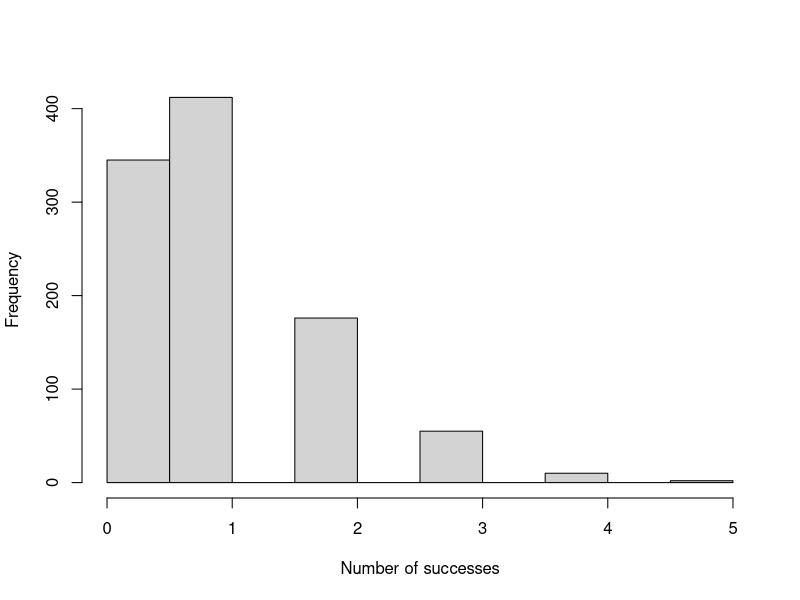
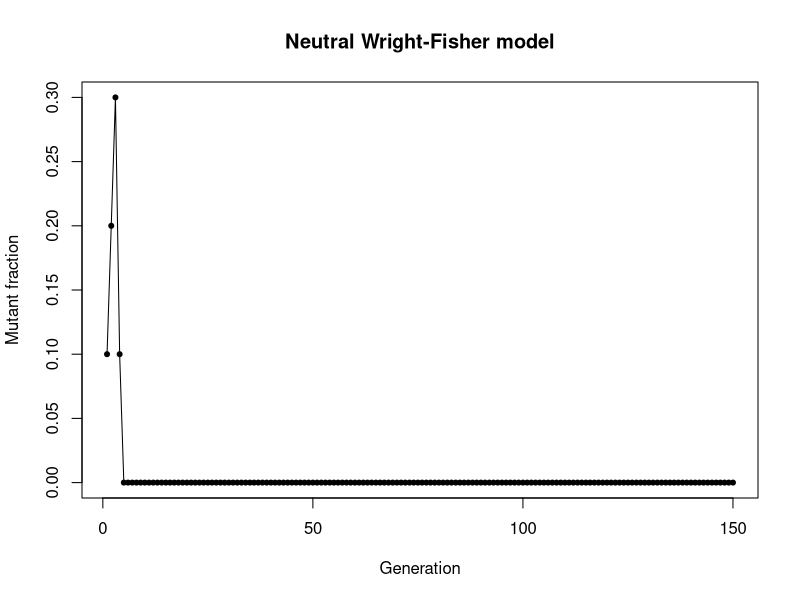
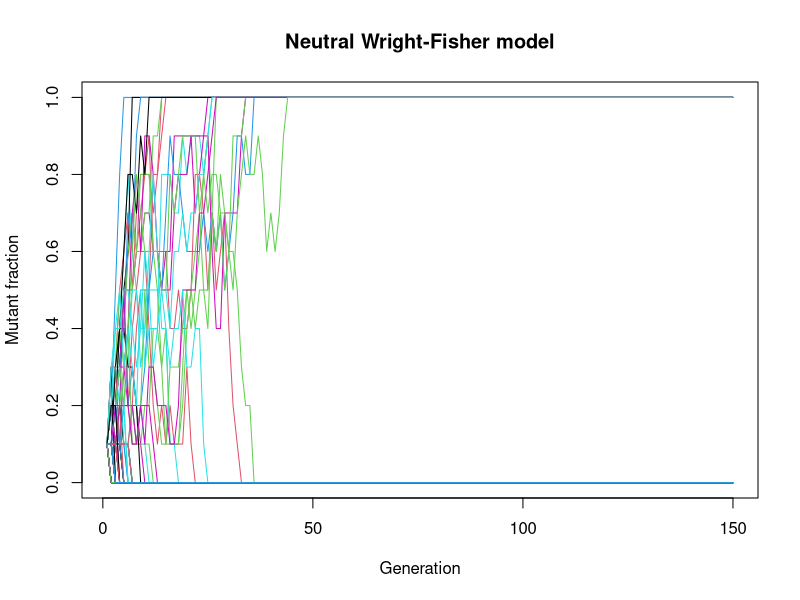
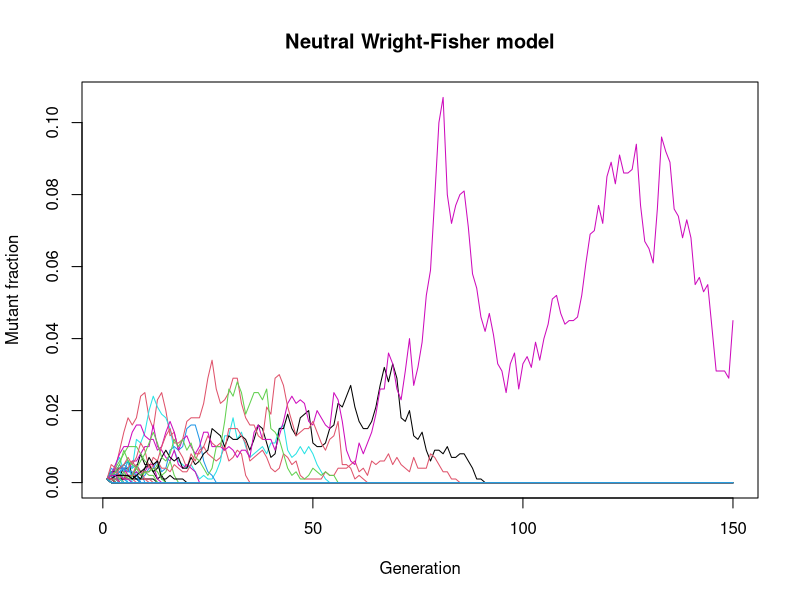
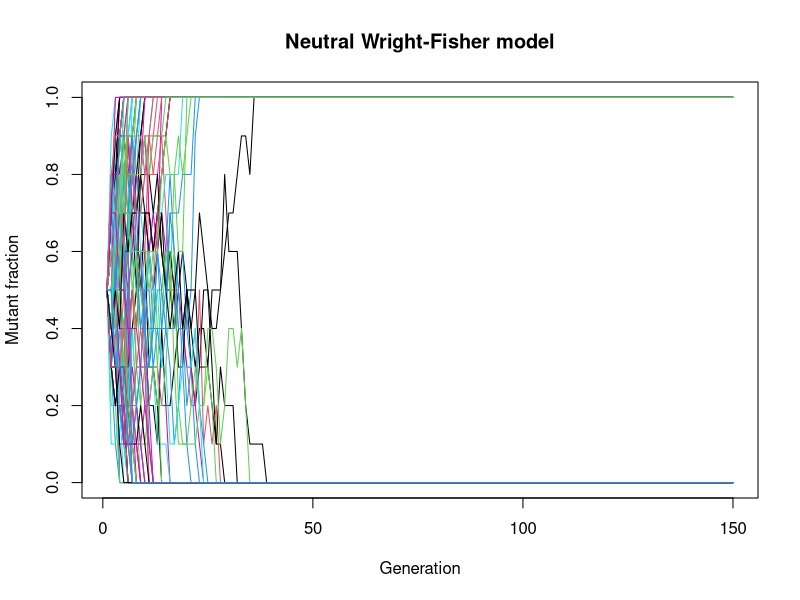
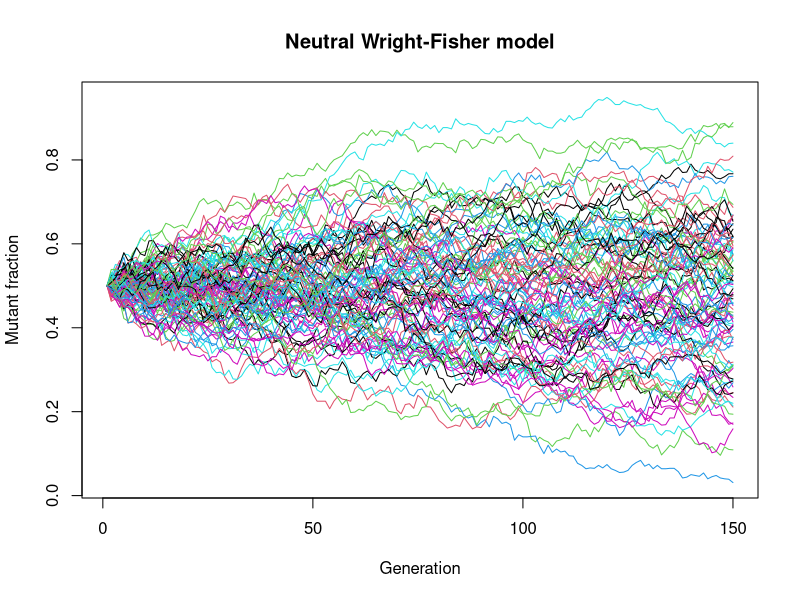
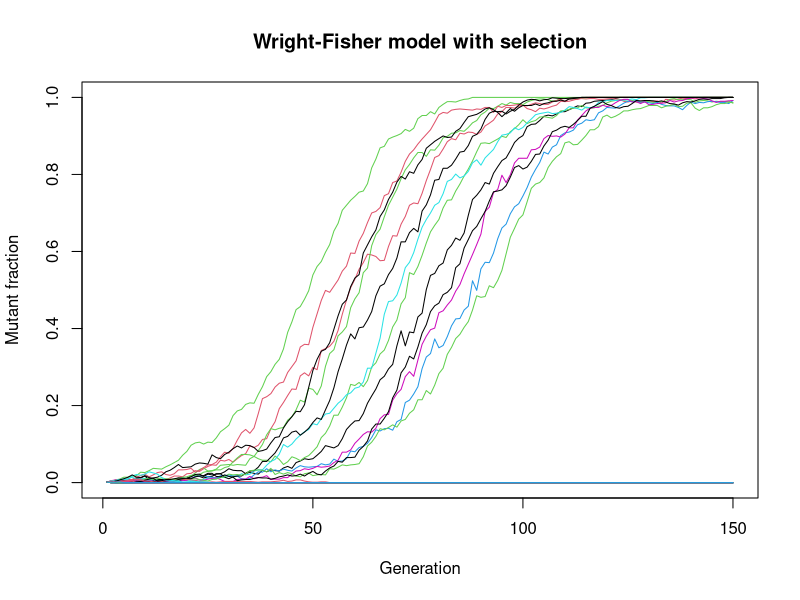
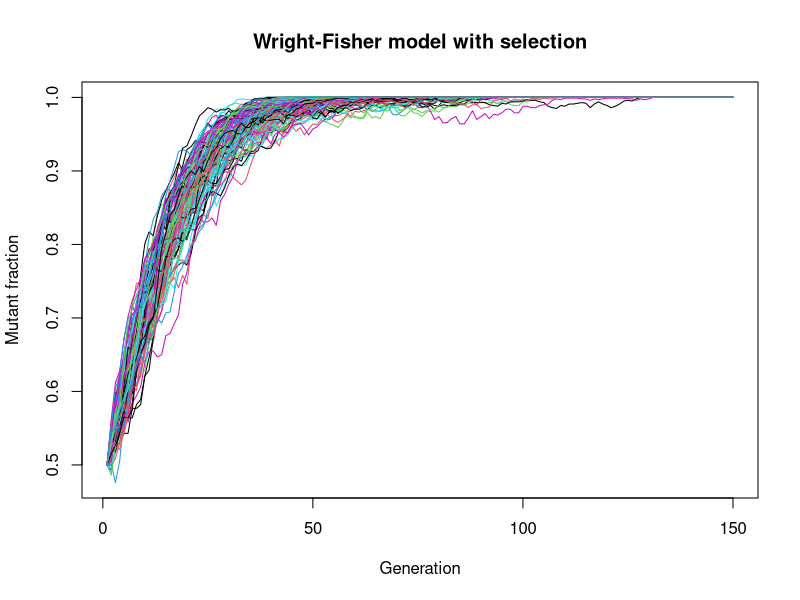

These figures' R source, in order:
## ---- chunk 1
#We have a plate with only one mutant cell, and in the end we have 50 cells with a mutation. 
# p = m/Nt-N0; N being the population, since at N0 there should be no mutated cells, but just in case.
## ---- chunk 2
# mu is p.

#quantity	point est	lower limit	upper limit
#m	2.1262	1.0255	3.7039
#μ	8.50e-08	4.10e-08	1.48e-07

#It is 10 times smaller.

#quantity	point est	lower limit	upper limit
#m	2.1262	1.0255	3.7039
#μ	8.50e-09	4.10e-09	1.48e-08
## ---- chunk 3

#Cuanto más pequeño, más acotado y seguro; como hemos obtenido el mismo resultado, podemos estar seguros.

## ---- chunk 4
#epsilon is the percentage of living cells, if it's 1, 100% of your orginal cells are still alive. In this case we only have 10% of the original population. We expect a lower number of cells because a lot of them have died, but we still have mutated cells that have survived, so that implies more and different mutations.

#quantity	point est	lower limit	upper limit
# m	9.8821	4.7575	17.1668
# μ	3.95e-07	1.90e-07	6.87e-07

## ---- chunk 5

# W in 1.5 is better for the cell, mutants divide faster, it marks how good the mutation is for the cell. In this case, we shouldn't get a lower number of mutations, we should have a lot of those better cells. Instead, we get a lower probability, if we get still 50 mutated cells even though the mutation is advantageous, it has to be because the rate itself has been made smaller to compensate for that advantage, we don't say it's what happens in nature.

#Assuming w=1.5 instead of w=1 means that mutants divide faster. Thus, to obtain the same number of mutants, we have to have a smaller mutation probability.

#quantity	point est	lower limit	upper limit
# m	1.76	0.8337	3.1304
# μ	7.04e-08	3.33e-08	1.25e-07

## ---- chunk 6

#We usually have 0 or 1 mutant cells picked out of those 10 picking outs.

sampled_values = rbinom(1000, size = 10, prob = .1 ) 

mean_val <- mean(sampled_values)
std_dev <- sd(sampled_values)

# Plot histogram
h1 = hist(sampled_values, main='', xlab='Number of successes')
## ---- chunk 7
#Plot p vs n.
#The trajectory we observe is a random walk. There can be large differences between different individual realizations. After a sufficient time, the mutant fraction hits 0 or 1 and then remains there - this corresponds to fixation of one type and extinction of the other. Most often, the ultimate state is extinction of the mutant, and it tends to happen quite fast. In fact, in the neutral case, the probability of fixation of the mutant strain is equal to the initial number of mutants divided by the population size, i.e. mutants_ini/size. It is equal to 1/10 here.

size=10
mutants_ini=1
n_gen=150
#Creates a vector of length 150
mutant_frac = numeric(n_gen)
mutant_frac[1]=mutants_ini/size
for(j in 2:n_gen){
  mutant_frac[j]=rbinom(1, size, mutant_frac[j-1])/size
}
plot(1:n_gen, mutant_frac, pch=20, type="o", main='Neutral Wright-Fisher model', xlab='Generation', ylab='Mutant fraction')
## ---- chunk 8
# With 10 individuals starting with 1 neutral mutant for 150 generations (as above): trajectories show strong fluctuations and end up in either extinction or fixation of the mutant type. Fixation is far less frequent (probability 1/10), but out of 100 realizations we see some fixation events.

size=10
mutants_ini=1
n_gen=150
n_rep=100
mutant_frac = matrix(nrow=n_gen,ncol=n_rep)
for(i in 1:n_rep){
  mutant_frac[1,i]=mutants_ini/size
  for(j in 2:n_gen){
    mutant_frac[j,i]=rbinom(1, size, mutant_frac[j-1,i])/size
  }
}
matplot(1:n_gen, mutant_frac, pch=20, type="l", lty="solid", main='Neutral Wright-Fisher model', xlab='Generation', ylab='Mutant fraction')
## ---- chunk 9
# With 1000 individuals starting with 1 neutral mutant for 150 generations, we observe extinctions in the vast majority of cases, usually all of them in 100 realizations. In most trajectories, mutant fraction remains quite small. The probability of fixation is 1/1000 here.

size=1000
mutants_ini=1
n_gen=150
n_rep=100
mutant_frac = matrix(nrow=n_gen,ncol=n_rep)
for(i in 1:n_rep){
  mutant_frac[1,i]=mutants_ini/size
  for(j in 2:n_gen){
    mutant_frac[j,i]=rbinom(1, size, mutant_frac[j-1,i])/size
  }
}
matplot(1:n_gen, mutant_frac, pch=20, type="l", lty="solid", main='Neutral Wright-Fisher model', xlab='Generation', ylab='Mutant fraction')
## ---- chunk 10
# With 10 individuals starting with 5 neutral mutants for 150 generations, we observe strong fluctuations as in the first case, but far more fixation events. Here the probability of fixation is 5/10=0.5.

size=10
mutants_ini=5
n_gen=150
n_rep=100
mutant_frac = matrix(nrow=n_gen,ncol=n_rep)
for(i in 1:n_rep){
  mutant_frac[1,i]=mutants_ini/size
  for(j in 2:n_gen){
    mutant_frac[j,i]=rbinom(1, size, mutant_frac[j-1,i])/size
  }
}
matplot(1:n_gen, mutant_frac, pch=20, type="l", lty="solid", main='Neutral Wright-Fisher model', xlab='Generation', ylab='Mutant fraction')
## ---- chunk 11
# With 1000 individuals starting with 500 neutral mutants for 150 generations, the time of observation is usually not sufficient to observe fixation or extinction of the mutant strain. However, increasing this time allows to see fixation or extinction, and all trajectories do end in fixation or extinction of the mutant strain. Here the probability of fixation is again 0.5, but the dynamics are slower because population size is larger. we observe strong fluctuations as in the first case, but far more fixation events.

size=1000
mutants_ini=500
n_gen=150
n_rep=100
mutant_frac = matrix(nrow=n_gen,ncol=n_rep)
for(i in 1:n_rep){
  mutant_frac[1,i]=mutants_ini/size
  for(j in 2:n_gen){
    mutant_frac[j,i]=rbinom(1, size, mutant_frac[j-1,i])/size
  }
}
matplot(1:n_gen, mutant_frac, pch=20, type="l", lty="solid", main='Neutral Wright-Fisher model', xlab='Generation', ylab='Mutant fraction')
## ---- chunk 12
# To include the effect of natural selection, assuming that the mutants have a relative fitness advantage s compared to the wild-type individuals, we need to change the probability of success (probability of sampling a mutant) in the binomial sampling used to construct generation n+1 from generation n. In the neutral case it was equal to the fraction x of mutants in the population. In the case with selection, fractions have to be reweighted by fitness, so the probability of success becomes (1+s)x/((1+s)x+(1-x))=(1+s)x/(1+sx). This is the point that has to be changed in the code. Note that if s=0 we get back the previous case with a probability of success equal to x. With 1000 individuals starting with 1 mutant with s=0.1 for 150 generations, we observe that most trajectories end in extinction but some give fixation, with noisy but well-defined ascending trajectories for the fraction x of mutants. We are in the regime where s<<1 but s>>1/N, so the expected fixation probability should be close to 2s=0.2, meaning that out of 100 trajectories, we should see around 20 of them that end in fixation.

size=1000
mutants_ini=1
s=0.1
n_gen=150
n_rep=100
mutant_frac = matrix(nrow=n_gen,ncol=n_rep)
for(i in 1:n_rep){
  mutant_frac[1,i]=mutants_ini/size
  for(j in 2:n_gen){
    mutant_frac[j,i] = rbinom( 1, size, (1+s)*mutant_frac[j-1,i]/(1+s*mutant_frac[j-1,i]) ) / size
  }
}
matplot(1:n_gen, mutant_frac, pch=20, type="l", lty="solid", main='Wright-Fisher model with selection', xlab='Generation', ylab='Mutant fraction')
## ---- chunk 13
# With 1000 individuals starting with 500 neutral mutants with s=0.1 for 150 generations, we observe that all trajectories end in fixation of the mutant. This shows the strong impact of the initial number of mutants. Here s was the same as just before, but the mutant was already abundant from the beginning. When extinction happens for substantially beneficial mutants (s>>1/N) it is usually when their fraction is small. Fluctuations (genetic drift) are then important. If they have reached a certain fraction, these mutants are almost guaranteed to fix.

size=1000
mutants_ini=500
s=0.1
n_gen=150
n_rep=100
mutant_frac = matrix(nrow=n_gen,ncol=n_rep)
for(i in 1:n_rep){
  mutant_frac[1,i]=mutants_ini/size
  for(j in 2:n_gen){
    mutant_frac[j,i] = rbinom( 1, size, (1+s)*mutant_frac[j-1,i]/(1+s*mutant_frac[j-1,i]) ) / size
  }
}
matplot(1:n_gen, mutant_frac, pch=20, type="l", lty="solid", main='Wright-Fisher model with selection', xlab='Generation', ylab='Mutant fraction')
## ---- chunk 14
# With 1000 individuals starting with 500 neutral mutants with s=0.0001 for 150 generations, we observe a behavior that is very similar to the neutral case with the same population size and initial number of mutants. Indeed here, the selective advantage of mutants is much smaller and we have s<<1/N. The mutant is effectively neutral. One should thus compare s to 1/N to predict whether the system will behave as in the 2nd case studied in this question or as in the 3rd one.

size=1000
mutants_ini=500
s=0.0001
n_gen=150
n_rep=100
mutant_frac = matrix(nrow=n_gen,ncol=n_rep)
for(i in 1:n_rep){
  mutant_frac[1,i]=mutants_ini/size
  for(j in 2:n_gen){
    mutant_frac[j,i] = rbinom( 1, size, (1+s)*mutant_frac[j-1,i]/(1+s*mutant_frac[j-1,i]) ) / size
  }
}
matplot(1:n_gen, mutant_frac, pch=20, type="l", lty="solid", main='Wright-Fisher model with selection', xlab='Generation', ylab='Mutant fraction')
## ---- chunk 15
#The probability distribution of the number of mutants from type 1 to type 2 at a given generation is binomial with success probability mu and number of trials equal to population size. Indeed, each individual in the population has a probability mu to mutate to another type, and individuals are independent.
## ---- chunk 16
# See code below. The key points are the multinomial sampling to form a new generation in the Wright-Fisher spirit, but generalizing to more than two strains, and then the binomial sampling to model mutations.
## ---- chunk 17
# In the case where each strain is fitter than the previous one, specifically with fitnesses 1, 1.1, 1.2, 1.3, 1.4, using a population size of 1000 individuals and a mutation probability mu=0.00001, we observe successive fixation events of the different strains. Only one or two strains usually exist in the population in this case - most of the time, a single one, and sometimes two when mutants appear and when they are in the process of taking over. For the population to have such an evolution, where at most two strains are present, mu needs to be small, specifically mu<<1/N.
## ---- chunk 18
size=1000
n_strains=5
fitness=c(1, 1.1, 1.2, 1.3, 1.4) # or c(1, 1.1, 1, 1.3, 1.4) with mu=0.001 and n_gen=3000
mu=0.00001 # or mu=0.001 with n_gen=300
prob = numeric(n_strains)
strain_nmut = numeric(n_strains)
strain_nmut[n_strains] = 0 #last type is assumed not to mutate
strain_num_aftermut = numeric(n_strains)
n_gen=6000
strain_frac = matrix(nrow=n_gen,ncol=n_strains)
strain_frac[1,1]=1

for(i in 2:n_strains){
  strain_frac[1,i]=0
}

for(j in 2:n_gen){
  for(i in 1:n_strains){
    prob[i]=fitness[i]*strain_frac[j-1,i] #in principle we should normalize so that the entries of prob sum to one, but rmultinom does not require this
  }
  strain_num_beforemut=t( rmultinom( 1, size, prob ) )
  strain_num_aftermut=strain_num_beforemut
  for(i in 1:(n_strains-1)){
    strain_nmut[i]=rbinom( 1, strain_num_beforemut[i], mu )
  }
  for(i in 1:(n_strains-1)){ #last type is assumed not to mutate
    strain_num_aftermut[i]=strain_num_aftermut[i]-strain_nmut[i]
    strain_num_aftermut[i+1]=strain_num_aftermut[i+1]+strain_nmut[i]
  }
  strain_frac[j, ] = strain_num_aftermut / size
}

matplot(1:n_gen, strain_frac, pch=20, type="l", lty="solid", main='Wright-Fisher model with selection and mutations', xlab='Generation', ylab='Mutant fraction')
labels = sprintf('Strain %2d', 1:n_strains)
legend("topright", lty="solid", col=1:n_strains, labels)
## ---- chunk 19
# Using a mutation probability mu=0.001, mutations are much more frequent and we are no longer in the regime mu<<1/N. Thus, mutants of strain n+2 usually appear from strain n+1 while strain n+1 is taking over and in the process of replacing strain n. This means that more than two strains usually coexist, before the last strain takes over. This is called the clonal interference regime.
## ---- chunk 20
size=1000
n_strains=5
fitness=c(1, 1.1, 1.2, 1.3, 1.4) # or c(1, 1.1, 1, 1.3, 1.4) with mu=0.001 and n_gen=3000
mu=0.001
prob = numeric(n_strains)
strain_nmut = numeric(n_strains)
strain_nmut[n_strains] = 0 #last type is assumed not to mutate
strain_num_aftermut = numeric(n_strains)
n_gen=300
strain_frac = matrix(nrow=n_gen,ncol=n_strains)
strain_frac[1,1]=1

for(i in 2:n_strains){
  strain_frac[1,i]=0
}

for(j in 2:n_gen){
  for(i in 1:n_strains){
    prob[i]=fitness[i]*strain_frac[j-1,i] #in principle we should normalize so that the entries of prob sum to one, but rmultinom does not require this
  }
  strain_num_beforemut=t( rmultinom( 1, size, prob ) )
  strain_num_aftermut=strain_num_beforemut
  for(i in 1:(n_strains-1)){
    strain_nmut[i]=rbinom( 1, strain_num_beforemut[i], mu )
  }
  for(i in 1:(n_strains-1)){ #last type is assumed not to mutate
    strain_num_aftermut[i]=strain_num_aftermut[i]-strain_nmut[i]
    strain_num_aftermut[i+1]=strain_num_aftermut[i+1]+strain_nmut[i]
  }
  strain_frac[j, ] = strain_num_aftermut / size
}

matplot(1:n_gen, strain_frac, pch=20, type="l", lty="solid", main='Wright-Fisher model with selection and mutations', xlab='Generation', ylab='Mutant fraction')
labels = sprintf('Strain %2d', 1:n_strains)
legend("topright", lty="solid", col=1:n_strains, labels)
## ---- chunk 21
# Assuming that the fitnesses of the successive strains are 1, 1.1, 1, 1.3, 1.4, the step going from the second to the third strain is special because the third strain is less fit than the second one. So far, we only considered beneficial mutations, but this particular mutation is deleterious. Using a mutation probability mu=0.0005, and n_gen=5000 generations, we observe that the third strain does not take over or reach high fractions, which is very different from the previous cases. The fourth strain emerges from a small minority of individuals of the third strain. This process takes time, and as a result, the second strain dominates for a long time. If mu was much smaller, this process would become much slower. Remark: In fact, below a certain mu, we would usually have to wait until the deleterious mutant (strain 3) fixes to then get a fixation of strain 4.
## ---- chunk 22
size=1000
n_strains=5
fitness=c(1, 1.1, 1, 1.3, 1.4) 
mu=0.0005
prob = numeric(n_strains)
strain_nmut = numeric(n_strains)
strain_nmut[n_strains] = 0 #last type is assumed not to mutate
strain_num_aftermut = numeric(n_strains)
n_gen=5000
strain_frac = matrix(nrow=n_gen,ncol=n_strains)
strain_frac[1,1]=1

for(i in 2:n_strains){
  strain_frac[1,i]=0
}

for(j in 2:n_gen){
  for(i in 1:n_strains){
    prob[i]=fitness[i]*strain_frac[j-1,i] #in principle we should normalize so that the entries of prob sum to one, but rmultinom does not require this
  }
  strain_num_beforemut=t( rmultinom( 1, size, prob ) )
  strain_num_aftermut=strain_num_beforemut
  for(i in 1:(n_strains-1)){
    strain_nmut[i]=rbinom( 1, strain_num_beforemut[i], mu )
  }
  for(i in 1:(n_strains-1)){ #last type is assumed not to mutate
    strain_num_aftermut[i]=strain_num_aftermut[i]-strain_nmut[i]
    strain_num_aftermut[i+1]=strain_num_aftermut[i+1]+strain_nmut[i]
  }
  strain_frac[j, ] = strain_num_aftermut / size
}

matplot(1:n_gen, strain_frac, pch=20, type="l", lty="solid", main='Wright-Fisher model with selection and mutations', xlab='Generation', ylab='Mutant fraction')
labels = sprintf('Strain %2d', 1:n_strains)
legend("topright", lty="solid", col=1:n_strains, labels)
